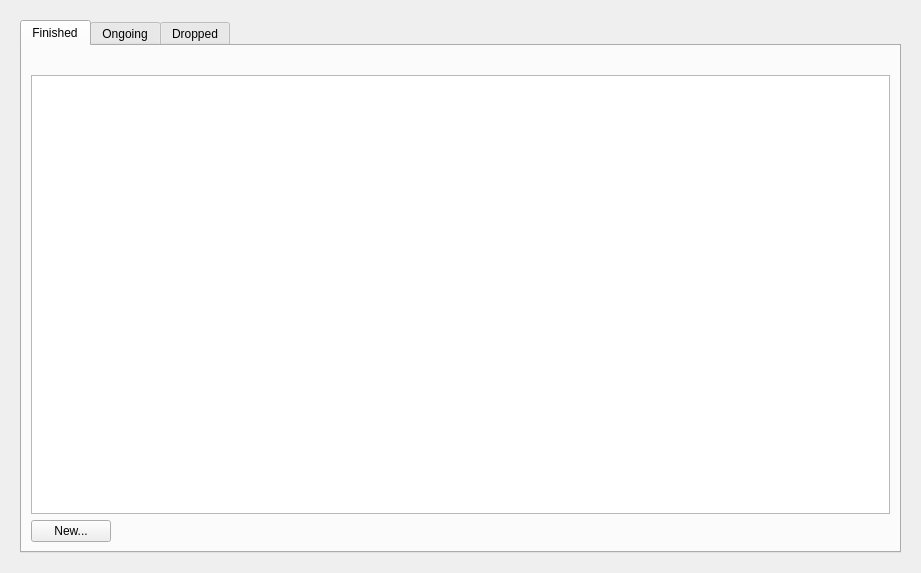
<?xml version="1.0" encoding="UTF-8"?>
<ui version="4.0">
 <class>MainWindow</class>
 <widget class="QMainWindow" name="MainWindow">
  <property name="geometry">
   <rect>
    <x>0</x>
    <y>0</y>
    <width>921</width>
    <height>573</height>
   </rect>
  </property>
  <property name="windowTitle">
   <string>GameDB</string>
  </property>
  <widget class="QWidget" name="centralwidget">
   <layout class="QGridLayout" name="gridLayout">
    <property name="leftMargin">
     <number>20</number>
    </property>
    <property name="topMargin">
     <number>20</number>
    </property>
    <property name="rightMargin">
     <number>20</number>
    </property>
    <property name="bottomMargin">
     <number>20</number>
    </property>
    <item row="0" column="0">
     <widget class="QTabWidget" name="tabWidget">
      <property name="styleSheet">
       <string notr="true">QListWidget::item {
	alternate-background-color: #EEEEEE;
}</string>
      </property>
      <property name="currentIndex">
       <number>0</number>
      </property>
      <widget class="QWidget" name="finishedTab">
       <attribute name="title">
        <string>Finished</string>
       </attribute>
       <layout class="QGridLayout" name="gridLayout_3">
        <item row="3" column="0">
         <widget class="QPushButton" name="finishedNewButton">
          <property name="sizePolicy">
           <sizepolicy hsizetype="Fixed" vsizetype="Fixed">
            <horstretch>0</horstretch>
            <verstretch>0</verstretch>
           </sizepolicy>
          </property>
          <property name="text">
           <string>New...</string>
          </property>
         </widget>
        </item>
        <item row="1" column="0">
         <widget class="QListWidget" name="finishedListWidget">
          <property name="styleSheet">
           <string notr="true">QListWidget::item {
	alternate-background-color: #EEEEEE;
}</string>
          </property>
          <property name="alternatingRowColors">
           <bool>true</bool>
          </property>
         </widget>
        </item>
        <item row="0" column="0">
         <widget class="QLabel" name="finishedTotalLabel">
          <property name="text">
           <string/>
          </property>
         </widget>
        </item>
       </layout>
      </widget>
      <widget class="QWidget" name="ongoingTab">
       <attribute name="title">
        <string>Ongoing</string>
       </attribute>
       <layout class="QGridLayout" name="gridLayout_2">
        <item row="3" column="0">
         <widget class="QPushButton" name="ongoingNewButton">
          <property name="sizePolicy">
           <sizepolicy hsizetype="Fixed" vsizetype="Fixed">
            <horstretch>0</horstretch>
            <verstretch>0</verstretch>
           </sizepolicy>
          </property>
          <property name="text">
           <string>New...</string>
          </property>
         </widget>
        </item>
        <item row="1" column="0">
         <widget class="QListWidget" name="ongoingListWidget">
          <property name="alternatingRowColors">
           <bool>true</bool>
          </property>
         </widget>
        </item>
        <item row="0" column="0">
         <widget class="QLabel" name="ongoingTotalLabel">
          <property name="text">
           <string/>
          </property>
         </widget>
        </item>
       </layout>
      </widget>
      <widget class="QWidget" name="droppedTab">
       <attribute name="title">
        <string>Dropped</string>
       </attribute>
       <layout class="QGridLayout" name="gridLayout_4">
        <item row="3" column="0">
         <widget class="QPushButton" name="droppedNewButton">
          <property name="sizePolicy">
           <sizepolicy hsizetype="Fixed" vsizetype="Fixed">
            <horstretch>0</horstretch>
            <verstretch>0</verstretch>
           </sizepolicy>
          </property>
          <property name="text">
           <string>New...</string>
          </property>
         </widget>
        </item>
        <item row="1" column="0">
         <widget class="QListWidget" name="droppedListWidget">
          <property name="styleSheet">
           <string notr="true">QListWidget::item {
	alternate-background-color: #EEEEEE;
}</string>
          </property>
          <property name="alternatingRowColors">
           <bool>true</bool>
          </property>
         </widget>
        </item>
        <item row="0" column="0">
         <widget class="QLabel" name="droppedTotalLabel">
          <property name="text">
           <string/>
          </property>
         </widget>
        </item>
       </layout>
      </widget>
     </widget>
    </item>
   </layout>
  </widget>
 </widget>
 <tabstops>
  <tabstop>tabWidget</tabstop>
  <tabstop>finishedListWidget</tabstop>
  <tabstop>finishedNewButton</tabstop>
  <tabstop>ongoingListWidget</tabstop>
  <tabstop>ongoingNewButton</tabstop>
  <tabstop>droppedListWidget</tabstop>
  <tabstop>droppedNewButton</tabstop>
 </tabstops>
 <resources/>
 <connections/>
</ui>
